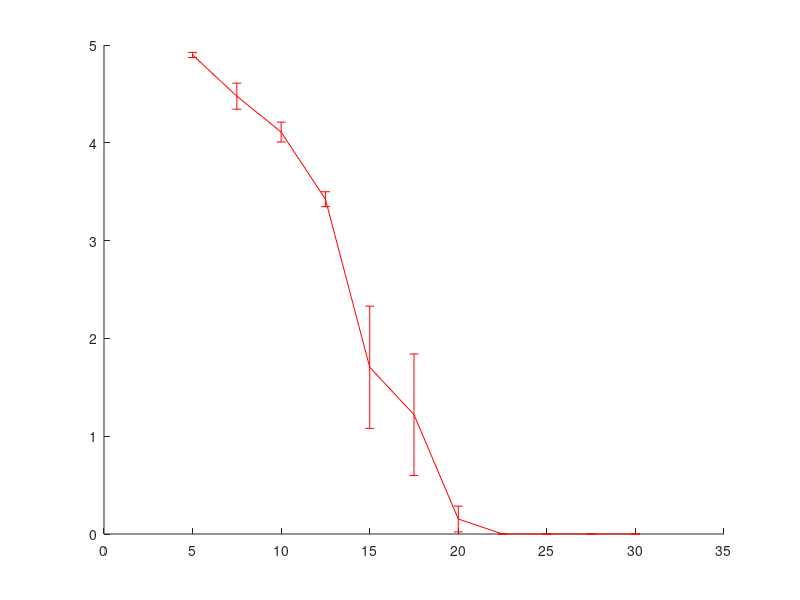

Recreate this plot in MATLAB. (Note: this script raises an error after producing the figure.)
clear all;
rng('shuffle');
number = rand;%used to differenciate the experiments
disp(['Starting experiment number ',num2str(number)]);

n = 1;
smooth_radius = 100;
m = 50;
d_min = 5;
d_max = 30;
tTime = 1000;

params.improved_circ = false;
params.improved_rx = 0;%1: Qi+, 2: Qi++, other: regular Qi 1.0
params.improved_tx = false;

params.R = [0.015;3.97];%[0.005;3.97];
params.miEnv = 1.256627e-06;
params.maxCurrent = 1.2594;
params.env = 'STEIN_ENV.mat';
params.endProb = 0;%0.00175;
params.beta = 0;%0.5;

params.greedy = 0;

%reference values in V(from STEIN paper, 35g/L salty water experiment)
ref_volt = [4.93, 4.63, 3.88, 3.27, 0.00, 0.00, 0.00, 0.00, 0.00, 0.00, 0.00;
            4.93, 4.42, 4.34, 3.59, 3.26, 3.17, 0.80, 0.00, 0.00, 0.00, 0.00;
            4.93, 4.93, 4.47, 3.50, 3.52, 2.99, 0.12, 0.00, 0.00, 0.00, 0.00;
            4.77, 4.30, 3.95, 3.17, 1.77, 0.00, 0.00, 0.00, 0.00, 0.00, 0.00;
            4.91, 3.98, 3.90, 3.64, 1.68, 1.16, 0.00, 0.00, 0.00, 0.00, 0.00;
            4.92, 4.60, 4.12, 3.37, 0.00, 0.00, 0.00, 0.00, 0.00, 0.00, 0.00];
ref_mean = mean(ref_volt);
%confidence interval size, considering t-student distribution
ref_err = (2.015*std(ref_volt)/sqrt(6))/2;
%distance of the samples (mm)
ref_dist = [5, 7.50, 10.00, 12.5, 15.0, 17.5, 20.0, 22.5, 25, 27.5, 30];


%figure;
hold on;
errorbar(ref_dist,ref_mean,ref_err,'r');

voltage = zeros(n,m);

for i=1:n
    [~, ~, ~, t_RX, CC_RX, t_W, W,~] = simulate_STEIN(params);
    %converting time to distance
	d_RX = ((tTime-t_RX)*d_min + d_max*t_RX)/tTime;
	%adjusting the length of the vectors 
	sCC_RX = reduceSeries(CC_RX, smooth_radius, m);
	%calculating the efficiency
	voltage(i,:) = params.R(2)*sCC_RX;
end


if n==1
	plot(linspace(d_min,d_max,m),voltage,'k');
else
    %admit n=100. if you have Statistics Toolbox, use tinv instead of the constant
	errorbar(linspace(d_min,d_max,m),mean(voltage),1.66039*std(voltage)/(2*sqrt(100)),'b');
end
ylim([0 inf]);
title(['Exp number ',num2str(number)]);
xlabel('Distance (mm)','FontSize',14,'FontWeight','bold')
ylabel('Voltage(V)','FontSize',14,'FontWeight','bold')

figure;
plot(t_W,W);
ylim([105000,210000]);
disp(['Finishing experiment number ',num2str(number)]);
